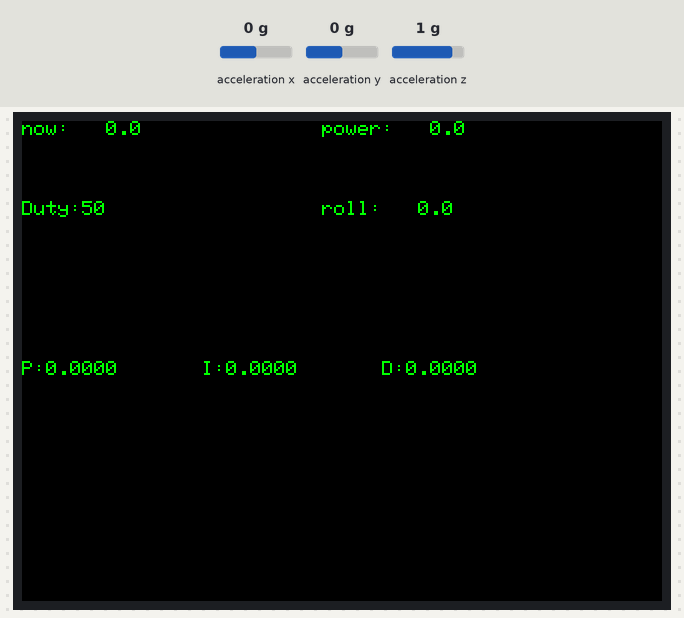
Simulated run of this program. Board: ESP32. Shown: 320×240 colour display. The test bench sets the inputs (shaded band); at power-on: acceleration y 0 g, acceleration z 1 g, acceleration x 0 g. Nothing arrives over Bluetooth unless stated; what the program prints to the serial monitor is not drawn.

Above: at 1.5 s.
1.6 s: acceleration y set to -1.4 g
At 2.5 s:
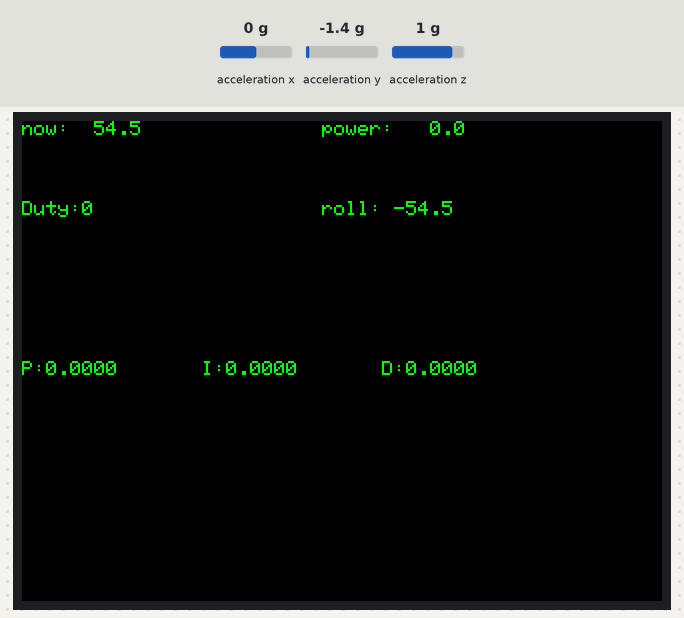
4.6 s: acceleration z set to -1.4 g
At 5.3 s:
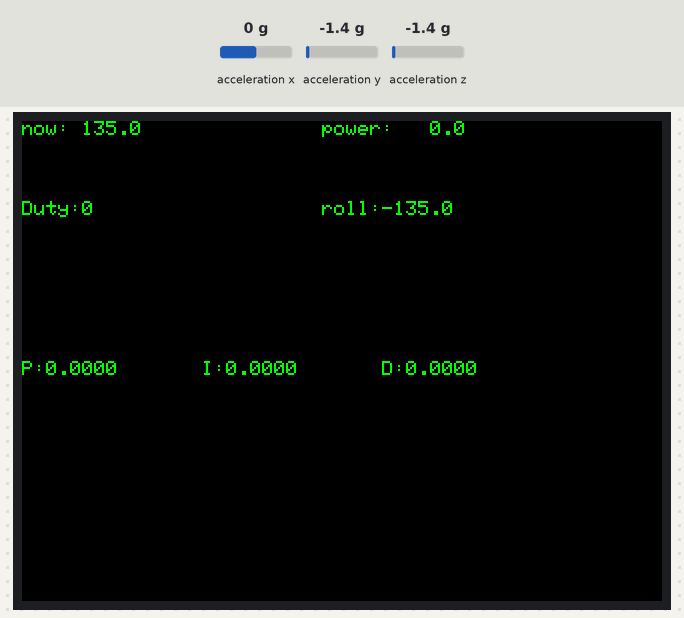
7.6 s: acceleration y set to -0.8 g
10.6 s: acceleration z set to 0 g
Timing chart, 0 to 13.6 s (numbered marks = the images above; inputs shaded):
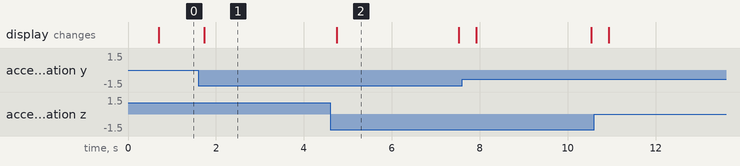

Measured:
- after the input at 1.6 s, the display: changes after 0.13 s (image 1)
- after the input at 4.6 s, the display: changes after 0.15 s (image 2)
- what the display in image 2 shows lasts 2.8 s, from 4.7 s to 7.5 s

The program:

main.cpp
```cpp
#define M5STACK_MPU6886
#include <M5Stack.h>
#include "BluetoothSerial.h"

BluetoothSerial SerialBT;

String MACadd = "C4:5B:BE:33:BE:6A";
uint8_t address[6] ={0xC4,0x5B,0xBE,0x33,0xBE,0x6A};
bool connected;

//PID係数
#define TARGET            90.0f
#define KP                0.05f
#define KI                0.0f
#define KD                0.0f

//Motor
/*#define MOTOR_PIN_F        21   // to DC Motor Driver FIN
#define MOTOR_PIN_R        22   // to DC Motor Driver RIN
#define MOTOR_PWM_F        0   // PWM CHANNEL
#define MOTOR_PWM_R        1   // PWM CHANNEL*/

#define MOTOR_POWER_MIN    50
#define MOTOR_POWER_MAX    255
//PID
float P = 0, I = 0, D = 0, preP=0;
float preTime;
float power = 0;
//uint8_t power = 0;

float pitch0, roll0, yaw0;

#define rxPin 3
#define txPin 1

//EspSoftwareSerial::UART mySerial;

void setup() {
  M5.begin();
  M5.Lcd.begin();
  M5.Lcd.setTextColor(GREEN);
  M5.Lcd.setTextSize(1);

  Serial.begin(9600);
  SerialBT.begin("M5Gray", true);
  Serial.println("The device started in master mode, make sure remote BT device is on!");

  connected = SerialBT.connect(address);

  if(connected) {
    Serial.println("Connected Succesfully!");
  }
  else {
    while(!SerialBT.connected(10000)) {
      Serial.println("Failed to connect. Make sure remote device is available and in range, then restart app.");
    }
  }

  // disconnect() may take upto 10 secs max
  if (SerialBT.disconnect()) {
    Serial.println("Disconnected Succesfully!");
  }
  // this would reconnect to the name(will use address, if resolved) or address used with connect(name/address).
  SerialBT.connect();

  M5.MPU6886.Init(); //MPU設定
  M5.MPU6886.getAhrsData(&pitch0,&roll0,&yaw0);
  preTime = micros(); //PID初期化
}

void loop() {
  float pitch, roll, yaw;
  float now, dt, Time;
  uint8_t Duty;
  //ロール角取得
  M5.MPU6886.getAhrsData(&pitch, &roll, &yaw);

  //PID計算
  now       = TARGET - (roll + 90.0f)                 ; // 目標角度から現在の角度を引いて偏差を求める
  if (-20 < now && now < 20) {
    Time    = micros()                    ;
    dt      = (Time - preTime) / 1000000  ; // 処理時間を求める
    preTime = Time                        ; // 処理時間を記録
    P       = now / 90                    ; // -90~90→-1.0~1.0
    I      += P * dt                      ; // 偏差を積分する
    D       = (P - preP) / dt             ; // 偏差微分するを
    preP    = P                           ; // 偏差を記録する
    power  += KP * P + KI * I + KD * D    ; // 出力を計算する
    if (power < -1){ power = -1;}           // →-1.0~1.0
    if (1 < power) { power =  1;}

    Duty = (int)((MOTOR_POWER_MAX - MOTOR_POWER_MIN) * abs(power) + MOTOR_POWER_MIN);
    char data[2];
    data[0] = Duty;
    power >= 0 ? data[1] = 0 : data[1] = 1;

    SerialBT.write(data[0]); SerialBT.write(data[1]);
    Serial.printf("duty = %d\t",data[0]); Serial.printf("dir = &d\r\n\r\n", data[1]);
  }
  else {  // +-20度を越えたら倒れたとみなす
    power = 0;
    I = 0;
    // SerialBT.write(Duty);
    Serial.println(Duty);
  }

  M5.Lcd.clear();
  M5.Lcd.setCursor(0, 0);     M5.Lcd.printf("now:%6.1f",now);
  M5.Lcd.setCursor(150, 00);  M5.Lcd.printf("power:%6.1f",power);
  M5.Lcd.setCursor(0, 40);    M5.Lcd.printf("Duty:%d",Duty);
  M5.Lcd.setCursor(150,40);   M5.Lcd.printf("roll:%6.1f",roll);
  M5.Lcd.setCursor(0, 120);   M5.Lcd.printf("P:%6.4f",P);
  M5.Lcd.setCursor(90, 120);  M5.Lcd.printf("I:%6.4f",I);
  M5.Lcd.setCursor(180, 120); M5.Lcd.printf("D:%6.4f",D);
  /*Serial.println(roll);
  Serial.println(now);
  Serial.println(power);
  Serial.println(Duty);
  delay(10);*/
}
```
